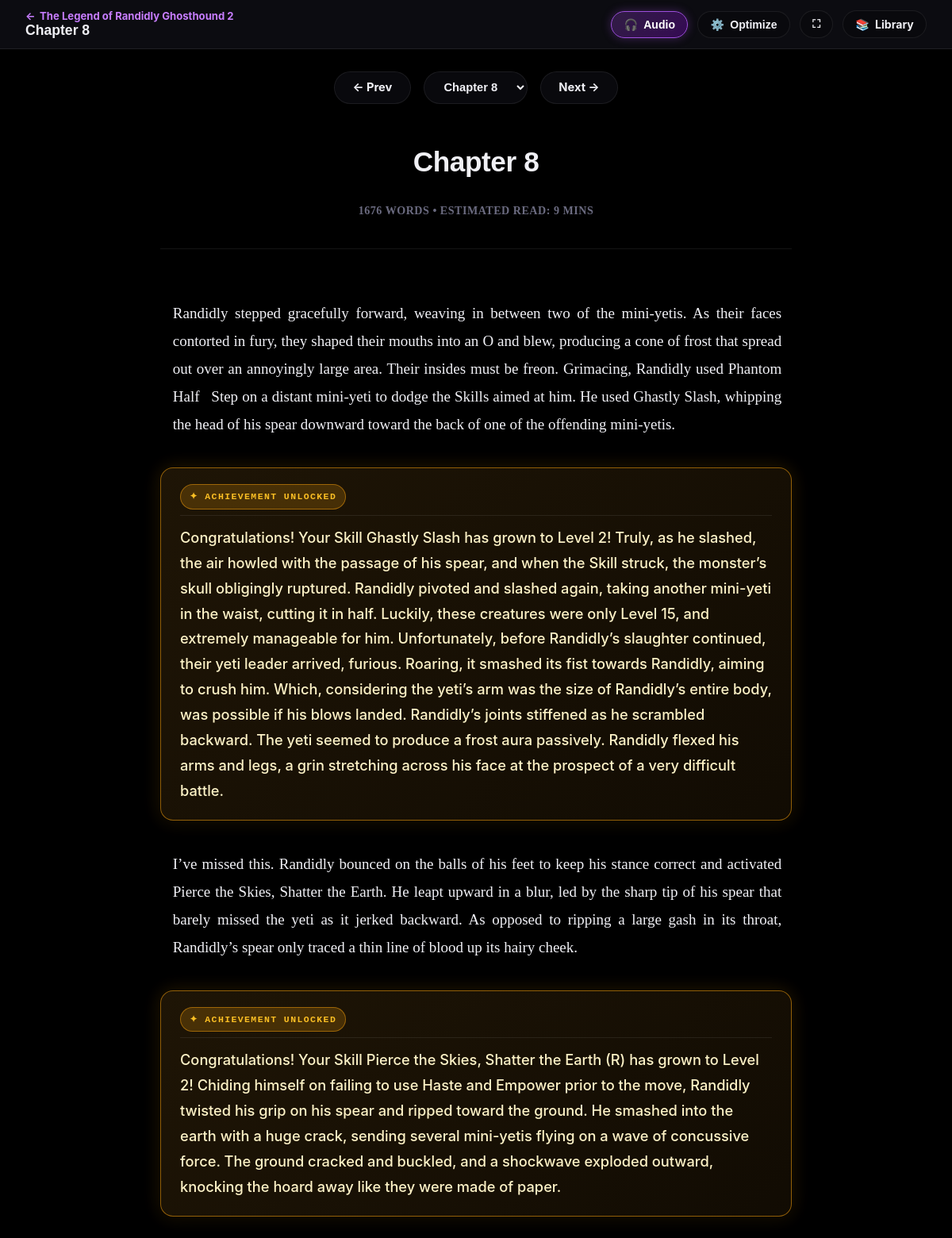
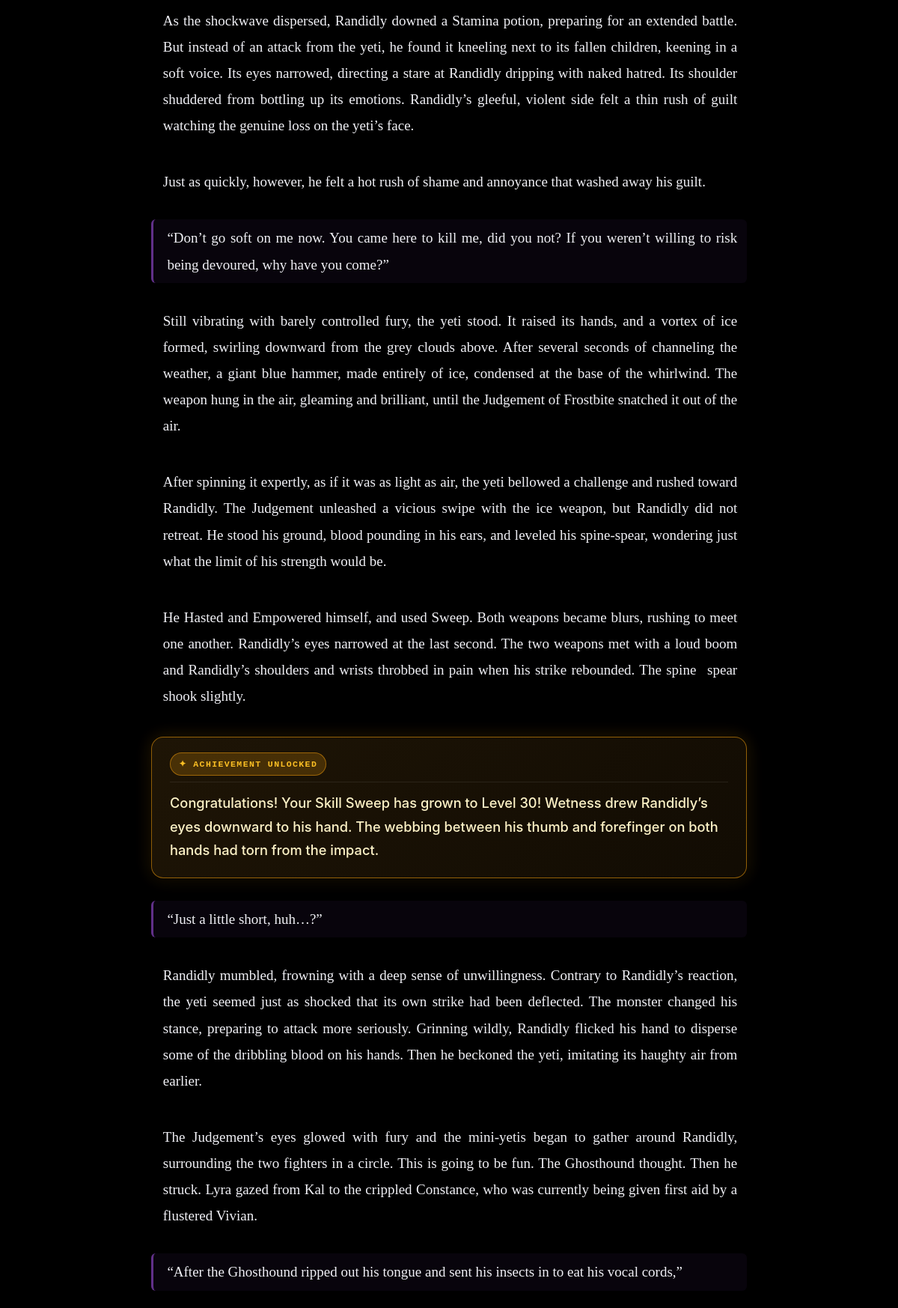
Screenshot of /novel/the-legend-of-randidly-ghosthound-2/chapter/9 (upper part) with the database file from the repository (2 pictures, top to bottom).
### tables this page shows
CREATE TABLE novels (
        id INTEGER PRIMARY KEY AUTOINCREMENT,
        slug TEXT UNIQUE NOT NULL,
        title TEXT NOT NULL,
        author TEXT DEFAULT 'Unknown',
        synopsis TEXT DEFAULT '',
        cover_image TEXT DEFAULT '',
        total_chapters INTEGER DEFAULT 0,
        last_read_chapter INTEGER DEFAULT 1,
        last_read_percent REAL DEFAULT 0.0,
        created_at TIMESTAMP DEFAULT CURRENT_TIMESTAMP
    , last_read_para INTEGER DEFAULT 0, updated_at TIMESTAMP);

CREATE TABLE chapters (
        id INTEGER PRIMARY KEY AUTOINCREMENT,
        novel_id INTEGER NOT NULL,
        chapter_number INTEGER NOT NULL,
        title TEXT NOT NULL,
        content_json TEXT NOT NULL,
        word_count INTEGER DEFAULT 0,
        FOREIGN KEY (novel_id) REFERENCES novels(id) ON DELETE CASCADE,
        UNIQUE (novel_id, chapter_number)
    );

### main.py (the view)
@app.get("/novel/{slug}/chapter/{chapter_number}", response_class=HTMLResponse)
async def chapter_reader(request: Request, slug: str, chapter_number: int):
    data = database.get_chapter(slug, chapter_number)
    if not data:
        full_novel = database.get_novel_by_slug(slug)
        if full_novel and full_novel.get("chapters"):
            first_ch = full_novel["chapters"][0]["chapter_number"]
            return RedirectResponse(url=f"/novel/{slug}/chapter/{first_ch}", status_code=302)
        clean_title, clean_author = sanitize_title_and_author(slug.replace("-", " "), "Unknown Author")
        fallback_novel = {
            "id": 0,
            "slug": slug,
            "title": clean_title or slug.replace("-", " ").title(),
            "author": clean_author or "Unknown Author",
            "total_chapters": 0,
            "chapters": []
        }
        fallback_chapter = {
            "id": 0,
            "chapter_number": chapter_number,
            "title": f"Chapter {chapter_number}",
            "paragraphs": [],
            "word_count": 0
        }
        return templates.TemplateResponse(
            request=request,
            name="reader.html",
            context={
                "novel": fallback_novel,
                "chapter": fallback_chapter,
                "all_chapters": [],
                "prev_chapter": chapter_number - 1 if chapter_number > 1 else None,
                "next_chapter": chapter_number + 1,
                "is_client_hydration": True
            }
        )
    novel, chapter = data
    all_chapters = novel.get("chapters", [])
    if chapter.get("word_count", 0) == 0 and chapter_number == 1 and novel.get("total_chapters", len(all_chapters)) > 1:
        for c in all_chapters:
            if c.get("word_count", 0) > 0:
                return RedirectResponse(url=f"/novel/{slug}/chapter/{c['chapter_number']}", status_code=302)
    ch_nums = [c["chapter_number"] for c in all_chapters] if all_chapters else []
    if chapter_number in ch_nums:
        idx = ch_nums.index(chapter_number)
        prev_chapter = ch_nums[idx - 1] if idx > 0 else None
        next_chapter = ch_nums[idx + 1] if idx < len(ch_nums) - 1 else None
    else:
        prev_chapter = chapter_number - 1 if chapter_number > 1 else None
        next_chapter = chapter_number + 1 if chapter_number < novel.get("total_chapters", len(all_chapters)) else None
    return templates.TemplateResponse(
        request=request,
        name="reader.html",
        context={
            "novel": novel,
            "chapter": chapter,
            "all_chapters": all_chapters,
            "prev_chapter": prev_chapter,
            "next_chapter": next_chapter
        }
    )

### templates/reader.html (shortened to what this page needs)
<!DOCTYPE html>
<html lang="en">
<head>
  <link rel="stylesheet" href="/static/css/style.css?v=59">
</head>
<body data-reader-theme="black" data-novel-slug="{{ novel.slug }}" data-chapter-num="{{ chapter.chapter_number }}" data-chapter-words="{{ chapter.word_count or 0 }}" data-novel-title="{{ novel.title }}" data-cover-url="{{ novel.cover_image or '' }}" data-total-chapters="{{ novel.total_chapters or 0 }}" data-next-num="{{ next_chapter or '' }}" data-prev-num="{{ prev_chapter or '' }}" data-next-url="{% if next_chapter %}/novel/{{ novel.slug }}/chapter/{{ next_chapter }}{% endif %}" data-prev-url="{% if prev_chapter %}/novel/{{ novel.slug }}/chapter/{{ prev_chapter }}{% endif %}">
  <div id="sub-nit-night-overlay"></div>
  <header class="reader-topbar">
    <div class="reader-titles-column">
      <a href="/novel/{{ novel.slug }}" class="reader-book-link" title="Return to Table of Contents">
        <span>←</span> {{ novel.title }}
      </a>
      <div class="reader-chapter-title-text">{{ chapter.title }}</div>
    </div>
    <div class="reader-toolbar-actions">
      <button class="reader-tool-btn btn-audio-listen" id="listen-toggle-btn" title="Headphones Mode: Listen to chapter audio from current reading position!">
        <span>🎧</span> <span class="topbar-btn-label">Audio</span>
      </button>
      <button class="reader-tool-btn" id="toggle-settings-btn" title="Optimize Reading Experience (Theme, Font, Size, Width, Spacing)">
        <span>⚙️</span> <span class="topbar-btn-label">Optimize</span>
      </button>
      <button class="reader-tool-btn" id="toggle-fullscreen-btn" title="Toggle Fullscreen Reading (F)">
        <span id="fullscreen-icon">⛶</span>
      </button>
      <a href="/" class="reader-tool-btn topbar-library-btn" title="Back to Library">
        <span>📚</span> <span class="topbar-btn-label">Library</span>
      </a>
    </div>
  </header>
  <div class="chapter-nav-row">
    <a href="{% if prev_chapter %}/novel/{{ novel.slug }}/chapter/{{ prev_chapter }}{% else %}#{% endif %}"
       class="nav-arrow-btn{% if not prev_chapter %} disabled{% endif %}"
       id="prev-chapter-btn"
       {% if not prev_chapter %}aria-disabled="true"{% endif %}>
      ← Prev
    </a>
    <select class="chapter-dropdown-select" id="chapter-select-dropdown">
      {% if all_chapters %}
        {% for ch in all_chapters %}
        <option value="/novel/{{ novel.slug }}/chapter/{{ ch.chapter_number }}" {% if ch.chapter_number == chapter.chapter_number %}selected{% endif %}>
          {{ ch.title }}
        </option>
        {% endfor %}
      {% else %}
        <option value="/novel/{{ novel.slug }}/chapter/{{ chapter.chapter_number }}" selected>
          {{ chapter.title }}
        </option>
      {% endif %}
    </select>
    <a href="{% if next_chapter %}/novel/{{ novel.slug }}/chapter/{{ next_chapter }}{% else %}#{% endif %}"
       class="nav-arrow-btn{% if not next_chapter %} disabled{% endif %}"
       id="next-chapter-btn"
       {% if not next_chapter %}aria-disabled="true"{% endif %}>
      Next →
    </a>
  </div>
  <article class="reader-article-canvas" id="reader-container">
    <div class="chapter-headline-block">
      <h1 class="chapter-headline-title">{{ chapter.title }}</h1>
      <span class="chapter-headline-words">{{ chapter.word_count }} Words &bull; Estimated read: {{ (chapter.word_count / 220)|round|int + 1 }} mins</span>
    </div>
    <div id="chapter-content">
      {% for para in chapter.paragraphs %}
        {% set p_text = para.strip() %}
        {% set meta = classify_paragraph(p_text) %}
        {% if meta.type == 'scene_break' %}
          <div class="reader-scene-break" data-para-idx="{{ loop.index0 }}" data-scene-break="true">
            <div class="scene-break-rule"></div>
            <span class="scene-break-glyph">✦ &nbsp; ✦ &nbsp; ✦</span>
            <div class="scene-break-rule"></div>
          </div>
        {% elif meta.card_class %}
          <div class="reader-system-card {{ meta.card_class }}" data-para-idx="{{ loop.index0 }}" data-system-type="{{ meta.type }}" title="Click to start audio reading from here">
            <div class="system-card-header">
              <span class="system-badge">{{ meta.badge }}</span>
            </div>
            <div class="system-card-body">
              {% if meta.type == 'stats' %}
                {% for row in p_text.split('\n') %}
                  <div class="stat-card-row">{{ row | format_typography | safe }}</div>
                {% endfor %}
              {% else %}
                {{ p_text | format_typography | safe }}
              {% endif %}
            </div>
          </div>
        {% elif meta.type == 'thought' %}
          <p class="reader-thought" data-para-idx="{{ loop.index0 }}" data-para-index="{{ loop.index0 }}" title="Click to start audio reading from here">{{ para | format_typography | safe }}</p>
        {% elif meta.type == 'dialogue' %}
          <p class="reader-dialogue" data-para-idx="{{ loop.index0 }}" data-para-index="{{ loop.index0 }}" title="Click to start audio reading from here">{{ para | format_typography | safe }}</p>
        {% else %}
          <p class="reader-narrative" data-para-idx="{{ loop.index0 }}" data-para-index="{{ loop.index0 }}" title="Click to start audio reading from here">{{ para | format_typography | safe }}</p>
        {% endif %}
      {% endfor %}
    </div>
  </article>
  <div class="reader-brightness-overlay" id="reader-brightness-overlay"></div>
</body>
</html>

### rows the page displays
novels: title "The Legend of Randidly Ghosthound 2"
chapters: title "Chapter 8", word_count "1676", (chapter.word_count/220)|round|int+1 "9"

### other values shown
{{ meta.badge }} "✦ ACHIEVEMENT UNLOCKED" "✦ ACHIEVEMENT UNLOCKED" "✦ ACHIEVEMENT UNLOCKED"
{{ para | format_typography | safe }} "Just as quickly, however, he felt a hot rush of shame and annoyance that washed away his guilt."
{{ para | format_typography | safe }} "“Don’t go soft on me now. You came here to kill me, did you not? If you weren’t willing to risk being devoured, why have you come?”" "“Just a little short, huh…?”" "“After the Ghosthound ripped out his tongue and sent his insects in to eat his vocal cords,”"
{{ p_text | format_typography | safe }} "Congratulations! Your Skill Sweep has grown to Level 30! Wetness drew Randidly’s eyes downward to his hand. The webbing between his thumb and forefinger on both hands had torn from the impact."
form field value "Chapter 8"
